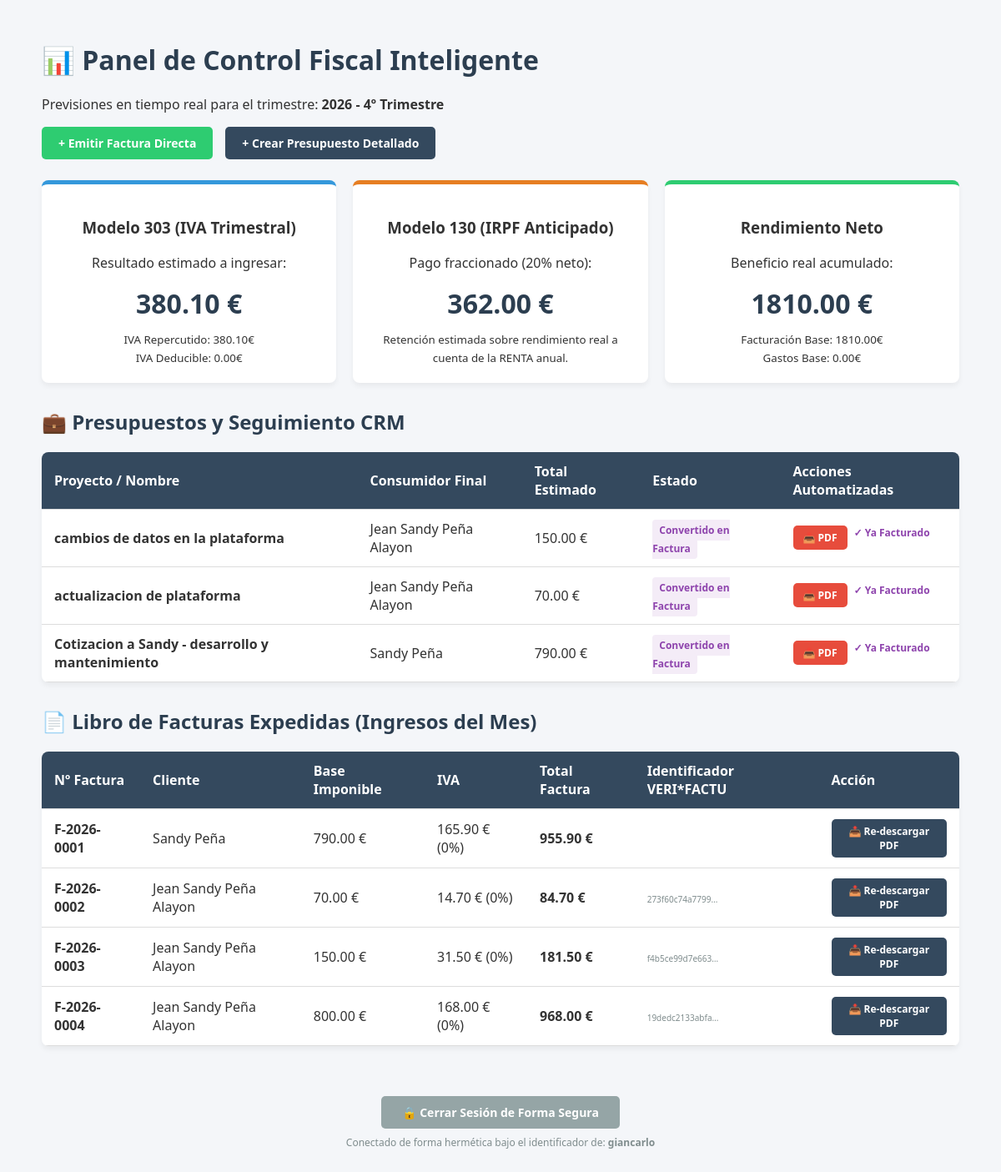
The app's page / (signed in) with its own data.
### fiscalidad/models.py (models this page shows, shortened)
class Cotizacion(models.Model):
    ESTADOS = [
        ('BORRADOR', 'Borrador / En edición'),
        ('ENVIADO', 'Enviado al Cliente'),
        ('ACEPTADO', 'Aceptado (Listo para facturar)'),
        ('FACTURADO', 'Convertido en Factura'),
    ]
    autonomo = models.ForeignKey(PerfilAutonomo, on_delete=models.CASCADE, related_name='cotizaciones')
    cliente = models.ForeignKey(Cliente, on_delete=models.PROTECT, related_name='cotizaciones', null=True)
    titulo_proyecto = models.CharField(max_length=250)
    cliente_nombre = models.CharField(max_length=150, blank=True)
    cliente_nif = models.CharField(max_length=15, blank=True)
    cliente_telefono = models.CharField(max_length=20, blank=True)
    cliente_email = models.EmailField(blank=True)
    estado = models.CharField(max_length=10, choices=ESTADOS, default='BORRADOR')
    fecha_creacion = models.DateField(auto_now_add=True)
    @property
    def total_base_imponible(self) -> Decimal:
        total = sum(linea.coste_total for linea in self.lineas.all())
        return Decimal(total).quantize(Decimal('0.01'))

class LineaCotizacion(models.Model):
    cotizacion = models.ForeignKey(Cotizacion, on_delete=models.CASCADE, related_name='lineas')
    descripcion_elemento = models.CharField(max_length=250)
    width = models.PositiveIntegerField(default=1) # Cantidad
    precio_unitario = models.DecimalField(max_digits=10, decimal_places=2)
    @property
    def coste_total(self) -> Decimal:
        return (Decimal(self.width) * self.precio_unitario).quantize(Decimal('0.01'))

class FacturaEmitida(models.Model):
    TIPOS_SERIE = [
        ('ORDINARIA', 'Serie F (Ordinaria / Venta)'),
        ('RECTIFICATIVA', 'Serie R (Rectificativa / Modificación)'),
    ]
    TIPOS_IVA = [
        (Decimal('0.21'), '21% (General)'),
        (Decimal('0.10'), '10% (Reducido)'),
        (Decimal('0.04'), '4% (Superreducido)'),
        (Decimal('0.00'), '0% (Exento)'),
    ]
    autonomo = models.ForeignKey(PerfilAutonomo, on_delete=models.CASCADE, related_name='facturas_emitidas')
    cliente = models.ForeignKey(Cliente, on_delete=models.PROTECT, related_name='facturas', null=True, help_text="Cliente desde la base de datos CRM")
    tipo_serie = models.CharField(max_length=15, choices=TIPOS_SERIE, default='ORDINARIA')
    numero_factura = models.CharField(max_length=50)
    fecha_emision = models.DateField(auto_now_add=True)
    fecha_operacion = models.DateField(default=datetime.date.today)
    cliente_nombre = models.CharField(max_length=150, blank=True)
    cliente_nif = models.CharField(max_length=15, blank=True)
    cliente_domicilio = models.CharField(max_length=255, blank=True)
    concepto = models.CharField(max_length=250, default="Servicios profesionales prestados")
    base_imponible = models.DecimalField(max_digits=12, decimal_places=2)
    porcentaje_iva = models.DecimalField(max_digits=4, decimal_places=2, choices=TIPOS_IVA, default=Decimal('0.21'))
    hash_verifactu = models.CharField(max_length=64, blank=True)
    class Meta:
        unique_together = ('autonomo', 'numero_factura')
        ordering = ['fecha_emision', 'numero_factura']
    @property
    def total_iva(self) -> Decimal:
        return (self.base_imponible * self.porcentaje_iva).quantize(Decimal('0.01'))
    @property
    def total_factura(self) -> Decimal:
        return (self.base_imponible + self.total_iva).quantize(Decimal('0.01'))

### fiscalidad/views.py (the view)
# urls.py: path('', views.dashboard_fiscal, name='dashboard_fiscal'),
@login_required
def dashboard_fiscal(request):
    try:
        perfil = request.user.perfil
    except PerfilAutonomo.DoesNotExist:
        return render(request, 'fiscalidad/no_perfil.html')
    hoy = datetime.date.today()
    trimestre_actual = (hoy.month - 1) // 3 + 1
    from .services import calcular_impuestos_trimestre
    datos_fiscales = calcular_impuestos_trimestre(perfil, hoy.year, trimestre_actual)
    gastos_mes = GastoRecibido.objects.filter(autonomo=perfil, fecha_gasto__year=hoy.year, fecha_gasto__month=hoy.month)
    facturas_mes = FacturaEmitida.objects.filter(autonomo=perfil, fecha_emision__year=hoy.year, fecha_emision__month=hoy.month)
    cotizaciones_usuario = Cotizacion.objects.filter(autonomo=perfil).order_by('-fecha_creacion')
    context = {
        'datos_fiscales': datos_fiscales,
        'gastos_mes': gastos_mes,
        'facturas_mes': facturas_mes,
        'cotizaciones_usuario': cotizaciones_usuario,
    }
    return render(request, 'fiscalidad/dashboard.html', context)

### fiscalidad/templates/fiscalidad/dashboard.html (shortened to what this page needs)
<!DOCTYPE html>
<html lang="es">
<head>
</head>
<body>
    <div class="container">
        <h1>📊 Panel de Control Fiscal Inteligente</h1>
        <p>Previsiones en tiempo real para el trimestre: <strong>{{ datos_fiscales.ejercicio }} - {{ datos_fiscales.trimestre }}</strong></p>
        <div class="acciones-cabecera">
            <a href="{% url 'emitir_factura' %}" class="btn btn-principal">+ Emitir Factura Directa</a>
            <a href="/admin/fiscalidad/cotizacion/add/" class="btn btn-principal" style="background: #34495e;">+ Crear Presupuesto Detallado</a>
        </div>
        <div class="grid-impuestos">
            <div class="card card-impuesto">
                <h3>Modelo 303 (IVA Trimestral)</h3>
                <p>Resultado estimado a ingresar:</p>
                <div class="monto">{{ datos_fiscales.modelo_303_iva_a_ingresar }} €</div>
                <small>IVA Repercutido: {{ datos_fiscales.resumen_ingresos.iva_repercutido }}€<br>IVA Deducible: {{ datos_fiscales.resumen_gastos.iva_deducible }}€</small>
            </div>
            <div class="card card-impuesto irpf">
                <h3>Modelo 130 (IRPF Anticipado)</h3>
                <p>Pago fraccionado (20% neto):</p>
                <div class="monto">{{ datos_fiscales.modelo_130_irpf_a_ingresar }} €</div>
                <small>Retención estimada sobre rendimiento real a cuenta de la RENTA anual.</small>
            </div>
            <div class="card card-impuesto rendimiento">
                <h3>Rendimiento Neto</h3>
                <p>Beneficio real acumulado:</p>
                <div class="monto">{{ datos_fiscales.rendimiento_neto_actividad }} €</div>
                <small>Facturación Base: {{ datos_fiscales.resumen_ingresos.base_imponible_total }}€<br>Gastos Base: {{ datos_fiscales.resumen_gastos.base_imponible_total }}€</small>
            </div>
        </div>
        <h2>💼 Presupuestos y Seguimiento CRM</h2>
        <table>
            <thead>
                <tr>
                    <th>Proyecto / Nombre</th>
                    <th>Consumidor Final</th>
                    <th>Total Estimado</th>
                    <th>Estado</th>
                    <th>Acciones Automatizadas</th>
                </tr>
            </thead>
            <tbody>
                {% for cotizacion in cotizaciones_usuario %}
                <tr>
                    <td><strong>{{ cotizacion.titulo_proyecto }}</strong></td>
                    <td>{{ cotizacion.cliente_nombre }}</td>
                    <td>{{ cotizacion.total_base_imponible }} €</td>
                    <td>
                        <span class="badge badge-{{ cotizacion.estado|lower }}">
                            {{ cotizacion.get_estado_display }}
                        </span>
                    </td>
                    <td>
                        <div class="flex-acciones">
                            <a href="{% url 'descargar_cotizacion_pdf' cotizacion.id %}" class="btn btn-pdf">📥 PDF</a>
                            {% if cotizacion.estado != 'FACTURADO' %}
                                <a href="{% url 'enviar_whatsapp_cotizacion' cotizacion.id %}" target="_blank" class="btn btn-ws">💬 WhatsApp</a>
                                <a href="{% url 'convertir_a_factura' cotizacion.id %}" class="btn btn-convertir">💼 Facturar</a>
                            {% else %}
                                <span style="color: #8e44ad; font-size: 12px; font-weight: bold;">✓ Ya Facturado</span>
                            {% endif %}
                        </div>
                    </td>
                </tr>
                {% empty %}
                <tr>
                    <td colspan="5" style="text-align: center; color: #7f8c8d;">No tienes presupuestos registrados.</td>
                </tr>
                {% endfor %}
            </tbody>
        </table>
        <h2>📄 Libro de Facturas Expedidas (Ingresos del Mes)</h2>
        <table>
            <thead>
                <tr>
                    <th>Nº Factura</th>
                    <th>Cliente</th>
                    <th>Base Imponible</th>
                    <th>IVA</th>
                    <th>Total Factura</th>
                    <th>Identificador VERI*FACTU</th>
                    <th>Acción</th>
                </tr>
            </thead>
            <tbody>
                {% for factura in facturas_mes %}
                <tr>
                    <td><strong>{{ factura.numero_factura }}</strong></td>
                    <td>{{ factura.cliente_nombre }}</td>
                    <td>{{ factura.base_imponible }} €</td>
                    <td>{{ factura.total_iva }} € ({% if factura.porcentaje_iva == 0.21 %}21%{% elif factura.porcentaje_iva == 0.10 %}10%{% elif factura.porcentaje_iva == 0.04 %}4%{% else %}0%{% endif %})</td>
                    <td><strong>{{ factura.total_factura }} €</strong></td>
                    <td><font fontName="Courier" size="1" style="color: #7f8c8d;">{{ factura.hash_verifactu|truncatechars:15 }}</font></td>
                    <td><a href="{% url 'descargar_factura_pdf' factura.id %}" class="btn btn-pdf" style="background: #34495e;">📥 Re-descargar PDF</a></td>
                </tr>
                {% empty %}
                <tr>
                    <td colspan="7" style="text-align: center; color: #7f8c8d;">No se han expedido facturas oficiales en este mes.</td>
                </tr>
                {% endfor %}
            </tbody>
        </table>
    </div>
    <div style="margin-top: 40px; border-top: 1fr solid #ddd; padding-top: 20px; text-align: center;">
        <a href="{% url 'logout_usuario' %}" class="btn" style="background: #95a5a6; padding: 10px 25px;">🔒 Cerrar Sesión de Forma Segura</a>
        <p style="color: #7f8c8d; font-size: 12px; margin-top: 8px;">Conectado de forma hermética bajo el identificador de: <strong>{{ request.user.username }}</strong></p>
    </div>
</body>
</html>

### fiscalidad/templates/fiscalidad/dashboard.html (style rules this page uses)
body { font-family: 'Segoe UI', Tahoma, Geneva, Verdana, sans-serif; background: #f4f6f9; margin: 0; padding: 20px; color: #333; }
.container { max-width: 1100px; margin: 0 auto; }
h1, h2 { color: #2c3e50; margin-top: 30px; }
.grid-impuestos { display: grid; grid-template-columns: 1fr 1fr 1fr; gap: 20px; margin-bottom: 30px; }
.card { background: white; padding: 20px; border-radius: 8px; box-shadow: 0 4px 6px rgba(0,0,0,0.05); text-align: center; }
.card-impuesto { border-top: 5px solid #3498db; }
.card-impuesto.irpf { border-top-color: #e67e22; }
.card-impuesto.rendimiento { border-top-color: #2ecc71; }
.monto { font-size: 32px; font-weight: bold; margin: 10px 0; color: #2c3e50; }
.acciones-cabecera { display: flex; gap: 15px; margin-bottom: 25px; }
.btn { display: inline-block; color: white; padding: 10px 20px; text-decoration: none; border-radius: 5px; font-weight: bold; font-size: 14px; text-align: center; border: none; cursor: pointer; }
.btn-principal { background: #2ecc71; }
.btn-pdf { background: #e74c3c; padding: 6px 12px; font-size: 12px; }
table { width: 100%; border-collapse: collapse; background: white; border-radius: 8px; overflow: hidden; box-shadow: 0 4px 6px rgba(0,0,0,0.05); margin-bottom: 30px; }
th, td { padding: 12px 15px; text-align: left; border-bottom: 1px solid #ddd; }
th { background: #34495e; color: white; }
.badge { padding: 4px 8px; border-radius: 4px; font-size: 12px; font-weight: bold; }
.badge-facturado { background: #f4ecf7; color: #8e44ad; }
.flex-acciones { display: flex; gap: 8px; }

### records on screen
Cotizacion: titulo_proyecto "cambios de datos en la plataforma", cliente_nombre "Jean Sandy Peña Alayon", total_base_imponible "150.00", estado "Convertido en Factura", shows "✓ Ya Facturado"
Cotizacion: titulo_proyecto "actualizacion de plataforma", cliente_nombre "Jean Sandy Peña Alayon", total_base_imponible "70.00", estado "Convertido en Factura", shows "✓ Ya Facturado"
Cotizacion: titulo_proyecto "Cotizacion a Sandy - desarrollo y mantenimiento", cliente_nombre "Sandy Peña", total_base_imponible "790.00", estado "Convertido en Factura", shows "✓ Ya Facturado"
FacturaEmitida: numero_factura "F-2026-0001", cliente_nombre "Sandy Peña", base_imponible "790.00", total_iva "165.90", shows "0%", total_factura "955.90"
FacturaEmitida: numero_factura "F-2026-0002", cliente_nombre "Jean Sandy Peña Alayon", base_imponible "70.00", total_iva "14.70", shows "0%", total_factura "84.70", hash_verifactu "273f60c74a7799…"
FacturaEmitida: numero_factura "F-2026-0003", cliente_nombre "Jean Sandy Peña Alayon", base_imponible "150.00", total_iva "31.50", shows "0%", total_factura "181.50", hash_verifactu "f4b5ce99d7e663…"
FacturaEmitida: numero_factura "F-2026-0004", cliente_nombre "Jean Sandy Peña Alayon", base_imponible "800.00", total_iva "168.00", shows "0%", total_factura "968.00", hash_verifactu "19dedc2133abfa…"

### other values on screen
{{ datos_fiscales.ejercicio }} "2026"
{{ datos_fiscales.trimestre }} "4º Trimestre"
{{ datos_fiscales.modelo_303_iva_a_ingresar }} "380.10"
{{ datos_fiscales.resumen_ingresos.iva_repercutido }} "380.10"
{{ datos_fiscales.resumen_gastos.iva_deducible }} "0.00"
{{ datos_fiscales.modelo_130_irpf_a_ingresar }} "362.00"
{{ datos_fiscales.rendimiento_neto_actividad }} "1810.00"
{{ datos_fiscales.resumen_ingresos.base_imponible_total }} "1810.00"
{{ datos_fiscales.resumen_gastos.base_imponible_total }} "0.00"
{{ request.user.username }} "giancarlo"
